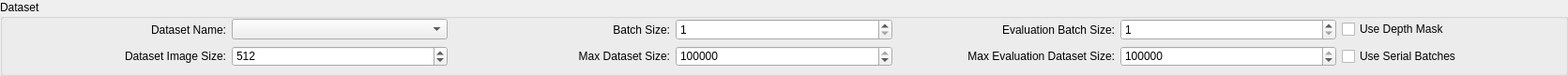
   <widget class="QGroupBox" name="dataset">
    <property name="geometry">
     <rect>
      <x>10</x>
      <y>70</y>
      <width>1671</width>
      <height>81</height>
     </rect>
    </property>
    <property name="title">
     <string>Dataset</string>
    </property>
    <widget class="QWidget" name="gridLayoutWidget_2">
     <property name="geometry">
      <rect>
       <x>10</x>
       <y>20</y>
       <width>1651</width>
       <height>51</height>
      </rect>
     </property>
     <layout class="QGridLayout" name="gridLayout_2" columnstretch="0,0,0,0,0,0,0,0">
      <item row="1" column="3">
       <widget class="QSpinBox" name="maxDatasetSizeSpinBox">
        <property name="minimum">
         <number>1</number>
        </property>
        <property name="maximum">
         <number>999999999</number>
        </property>
        <property name="value">
         <number>999999999</number>
        </property>
       </widget>
      </item>
      <item row="0" column="1">
       <widget class="QComboBox" name="datasetNameComboBox"/>
      </item>
      <item row="0" column="4">
       <widget class="QLabel" name="label_4">
        <property name="sizePolicy">
         <sizepolicy hsizetype="Minimum" vsizetype="Preferred">
          <horstretch>0</horstretch>
          <verstretch>0</verstretch>
         </sizepolicy>
        </property>
        <property name="text">
         <string>Evaluation Batch Size:</string>
        </property>
        <property name="alignment">
         <set>Qt::AlignRight|Qt::AlignTrailing|Qt::AlignVCenter</set>
        </property>
       </widget>
      </item>
      <item row="0" column="5">
       <widget class="QSpinBox" name="evalBatchSizeSpinBox">
        <property name="minimum">
         <number>1</number>
        </property>
        <property name="maximum">
         <number>999999999</number>
        </property>
       </widget>
      </item>
      <item row="1" column="2">
       <widget class="QLabel" name="label_11">
        <property name="sizePolicy">
         <sizepolicy hsizetype="Minimum" vsizetype="Preferred">
          <horstretch>0</horstretch>
          <verstretch>0</verstretch>
         </sizepolicy>
        </property>
        <property name="text">
         <string>Max Dataset Size:</string>
        </property>
        <property name="alignment">
         <set>Qt::AlignRight|Qt::AlignTrailing|Qt::AlignVCenter</set>
        </property>
       </widget>
      </item>
      <item row="1" column="4">
       <widget class="QLabel" name="label_12">
        <property name="sizePolicy">
         <sizepolicy hsizetype="Minimum" vsizetype="Preferred">
          <horstretch>0</horstretch>
          <verstretch>0</verstretch>
         </sizepolicy>
        </property>
        <property name="text">
         <string>Max Evaluation Dataset Size:</string>
        </property>
        <property name="alignment">
         <set>Qt::AlignRight|Qt::AlignTrailing|Qt::AlignVCenter</set>
        </property>
       </widget>
      </item>
      <item row="0" column="3">
       <widget class="QSpinBox" name="batchSizeSpinBox">
        <property name="minimum">
         <number>1</number>
        </property>
        <property name="maximum">
         <number>999999999</number>
        </property>
       </widget>
      </item>
      <item row="1" column="0">
       <widget class="QLabel" name="label_8">
        <property name="sizePolicy">
         <sizepolicy hsizetype="Minimum" vsizetype="Preferred">
          <horstretch>0</horstretch>
          <verstretch>0</verstretch>
         </sizepolicy>
        </property>
        <property name="text">
         <string>Dataset Image Size:</string>
        </property>
        <property name="alignment">
         <set>Qt::AlignRight|Qt::AlignTrailing|Qt::AlignVCenter</set>
        </property>
       </widget>
      </item>
      <item row="0" column="0">
       <widget class="QLabel" name="label_2">
        <property name="sizePolicy">
         <sizepolicy hsizetype="Minimum" vsizetype="Preferred">
          <horstretch>0</horstretch>
          <verstretch>0</verstretch>
         </sizepolicy>
        </property>
        <property name="text">
         <string>Dataset Name:</string>
        </property>
        <property name="alignment">
         <set>Qt::AlignRight|Qt::AlignTrailing|Qt::AlignVCenter</set>
        </property>
       </widget>
      </item>
      <item row="1" column="5">
       <widget class="QSpinBox" name="maxEvaluationDatasetSizeSpinBox">
        <property name="minimum">
         <number>1</number>
        </property>
        <property name="maximum">
         <number>999999999</number>
        </property>
        <property name="value">
         <number>999999999</number>
        </property>
       </widget>
      </item>
      <item row="1" column="1">
       <widget class="QSpinBox" name="datasetImageSizeSpinBox">
        <property name="minimum">
         <number>1</number>
        </property>
        <property name="maximum">
         <number>999999999</number>
        </property>
        <property name="value">
         <number>512</number>
        </property>
       </widget>
      </item>
      <item row="0" column="2">
       <widget class="QLabel" name="label_3">
        <property name="sizePolicy">
         <sizepolicy hsizetype="Minimum" vsizetype="Preferred">
          <horstretch>0</horstretch>
          <verstretch>0</verstretch>
         </sizepolicy>
        </property>
        <property name="text">
         <string>Batch Size:</string>
        </property>
        <property name="alignment">
         <set>Qt::AlignRight|Qt::AlignTrailing|Qt::AlignVCenter</set>
        </property>
       </widget>
      </item>
      <item row="1" column="6">
       <widget class="QCheckBox" name="useSerialBatchesCheckBox">
        <property name="text">
         <string>Use Serial Batches</string>
        </property>
        <property name="checked">
         <bool>false</bool>
        </property>
        <property name="tristate">
         <bool>false</bool>
        </property>
       </widget>
      </item>
      <item row="0" column="6">
       <widget class="QCheckBox" name="useDepthMaskCheckBox">
        <property name="text">
         <string>Use Depth Mask</string>
        </property>
        <property name="checked">
         <bool>false</bool>
        </property>
        <property name="tristate">
         <bool>false</bool>
        </property>
       </widget>
      </item>
     </layout>
    </widget>
   </widget>
